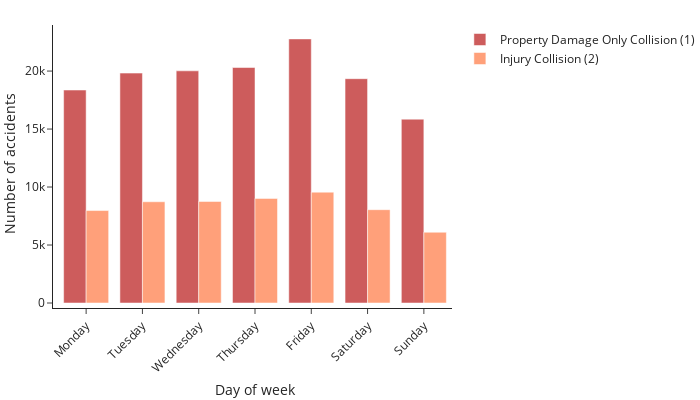

Notebook source saved alongside this figure:
### Code cell
import plotly.graph_objects as go
day_name=['Monday','Tuesday','Wednesday','Thursday', 'Friday', 'Saturday', 'Sunday']
fig = go.Figure()
fig.add_trace(go.Bar(
    x=day_name,
    y=days_count1,
    name='Property Damage Only Collision (1)',
    marker_color='indianred'
))
fig.add_trace(go.Bar(
    x=day_name,
    y=days_count2,
    name='Injury Collision (2)',
    marker_color='lightsalmon'
))
fig.update_layout( xaxis_tickangle=-45)#barmode='group',
fig.update_layout(template='simple_white',
    autosize=False,
    width=700,
    height=400,
    margin=dict(
        l=10,
        r=5,
        b=0,
        t=25,
        pad=5
    ),
    #paper_bgcolor="LightSteelBlue",
)
fig.update_layout(
    #title="Plot Title",
    yaxis_title="Number of accidents",
    xaxis_title="Day of week",
    #legend_title="Severity",
    font=dict(
        #family="Courier New, monospace",
        size=12,
        #color="RebeccaPurple"
    )
)

fig.show()

### Figure 1 — Plotly figure (JSON) as saved in the notebook; plotly's stock layout.template omitted (floating-point values rounded to 4 significant figures)
{"data": [{"marker": {"color": "indianred"}, "name": "Property Damage Only Collision (1)", "type": "bar", "x": ["Monday", "Tuesday", "Wednesday", "Thursday", "Friday", "Saturday", "Sunday"], "y": [18365, 19825, 20021, 20306, 22774, 19342, 15852]}, {"marker": {"color": "lightsalmon"}, "name": "Injury Collision (2)", "type": "bar", "x": ["Monday", "Tuesday", "Wednesday", "Thursday", "Friday", "Saturday", "Sunday"], "y": [7973, 8731, 8757, 9018, 9559, 8047, 6103]}], "layout": {"autosize": false, "font": {"size": 12}, "height": 400, "margin": {"b": 0, "l": 10, "pad": 5, "r": 5, "t": 25}, "width": 700, "xaxis": {"tickangle": -45, "title": {"text": "Day of week"}}, "yaxis": {"title": {"text": "Number of accidents"}}}}
